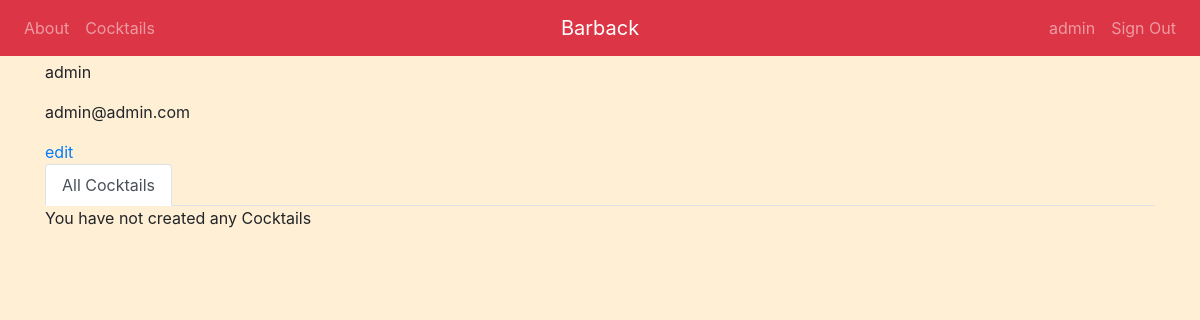
Page /barback/profile/ (signed in) on the earlier database version.
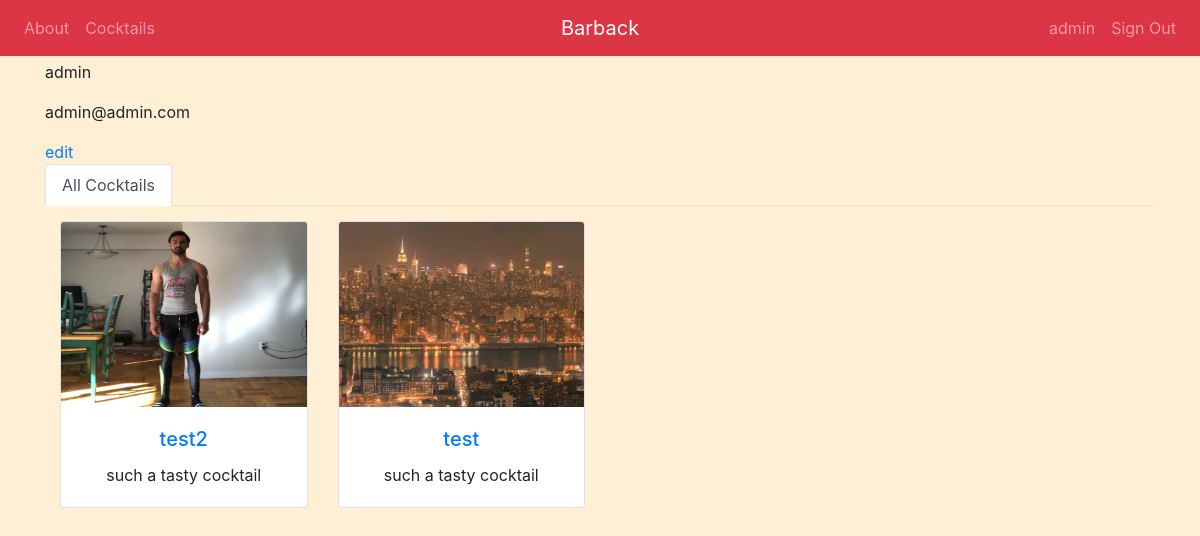
Same page on the later database version.
### barback/models.py (models this page shows, shortened)
class Cocktail(models.Model):
    cocktail_name   = models.CharField(max_length = 50)
    cocktail_image  = models.ImageField(upload_to="cocktail_images/",
                                        blank=True,
                                        null=True)
    pub_date        = models.DateTimeField(auto_now=True)
    cocktail_info   = models.CharField(max_length = 200, blank=True, null=True)
    cocktail_steps  = models.CharField(max_length = 1000, blank=True, null=True)
    virgin          = models.BooleanField(null=True)
    user            = models.ForeignKey(User, on_delete=models.CASCADE,
                                              blank=True,
                                              null=True)
    cocktail_type_choices = (
        ('WHISKEY', 'Whiskey'),
        ('VODKA', 'Vodka'),
        ('TEQUILA', 'Tequila'),
        ('GIN', 'Gin'),
        ('VIRGIN', 'Virgin'),
    )
    cocktail_type = models.CharField(max_length = 10, choices = cocktail_type_choices)
    def was_published_recently(self):
        now = timezone.now()
        return now - datetime.timedelta(days=2) <= self.pub_date <= now
    was_published_recently.admin_order_field = 'pub_date'
    was_published_recently.boolean = True
    was_published_recently.short_description = 'Published recently?'

### barback/views.py (the view)
# urls.py: path('profile/', views.ProfileView.as_view(), name='profile'),
class ProfileView(generic.ListView):
    template_name = 'barback/profile.html'
    context_object_name = 'user_cocktails'
    def get_queryset(self):
        return Cocktail.objects.filter(user=self.request.user).order_by('-pub_date')

### barback/templates/barback/profile.html (shortened to what this page needs)
{% extends 'base.html' %}
{% load static %}
{% block body %}
<div class="container">
  <body>
    <p>{{user}}</p>
    <p>{{user.email}}</p>
    <a href="{% url 'barback:edit_profile' %}">edit</a>
    <ul class="nav nav-tabs">
      <li class='nav-item'>
        <a class="nav-link active" id="all-tab" data-toggle="tab" href="#all"
           role="tab" aria-controls="all" aria-selected="true">
           All Cocktails
        </a>
      </li>
    </ul>
    <div class="tab-content" id="myTabContent">
      <div class="tab-pane fade show active" id="all" role="tabpanel" aria-labelledby="all-tab">
        {% if user_cocktails %}
          {% for cocktail in user_cocktails %}
            <div class="col-sm-12 col-md-6 col-lg-4 col-xl-3 recipe" id="{{ cocktail.cocktail_name }}">
              <div class="card">
                <img src="{{ cocktail.cocktail_image.url }}" class="card-img-top"
                     height="185" width="278">
                <div class="card-body">
                  <a href="{% url 'barback:detail' cocktail.id %}">
                    <h5 class="card-title text-center">{{ cocktail.cocktail_name }}</h5>
                  </a>
                  <p class="card-text text-center">{{ cocktail.cocktail_info }}</p>
                </div>
              </div>
            </div>
         {% endfor %}
        {% else %}
          <p>You have not created any Cocktails</p>
        {% endif %}
      </div>
  </body>
</div>
{% endblock %}

Differences in the rows shown:
added Cocktail: cocktail_image (picture), cocktail_name "test2", cocktail_info "such a tasty cocktail"
now on this page (row edited): Cocktail: cocktail_image (picture), cocktail_name "test", cocktail_info "such a tasty cocktail"
Other differences:
text no longer shown: "You have not created any Cocktails"
